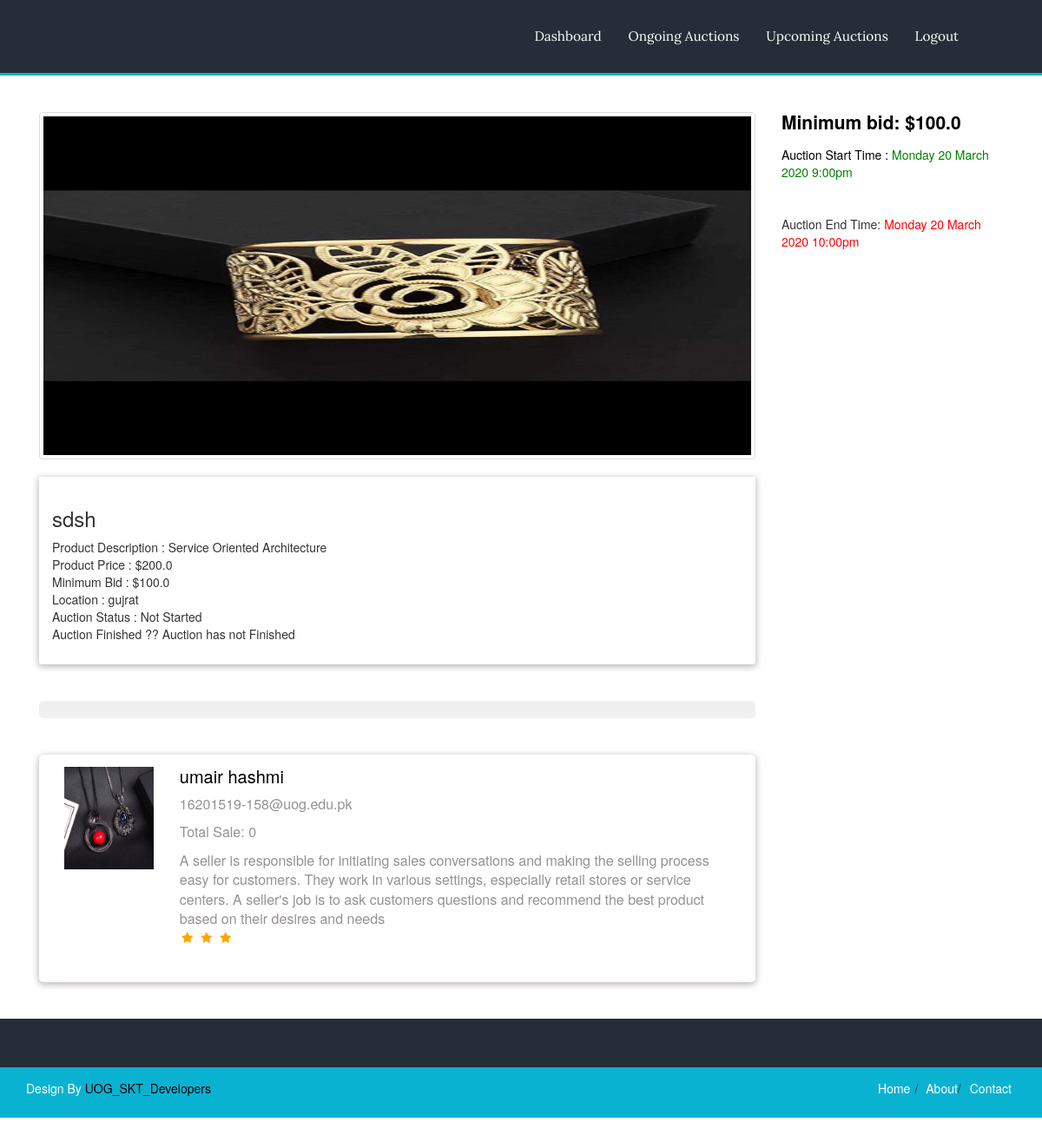
/ssfuldetail/16/ (signed in), run on the app's committed database.
### project/models.py (models this page shows, shortened)
class Product(models.Model):
    user = models.ForeignKey(User, on_delete=models.CASCADE)
    image = models.ImageField(null=True, blank=True)#Null False nahi krna
    prod_title=models.TextField()
    prod_description=models.TextField()
    prod_price=models.FloatField(default=0.0)
    minbid=models.FloatField(default=0.0)
    prod_category=models.CharField(max_length=15,default='House')
    tframe=models.IntegerField(default=24)
    prod_loc=models.TextField()
    prod_status=models.CharField(choices=prod_status,max_length=2,default="NS")
    prod_date=models.DateTimeField().auto_now
    auction_status=models.CharField(choices=AuctionStatus,max_length=2,default="NF")
    starttime=models.CharField(max_length=50,default="")
    endtime=models.CharField(max_length=50,default="")
    nofbidder=models.IntegerField(default=0)
    slug = models.SlugField(null=True, blank=True)  # new
    created_date = models.DateTimeField('date created', default=timezone.now)
    class Meta:
        get_latest_by = ['created_date']

class seller(models.Model):
    user=models.ForeignKey(User,on_delete=models.CASCADE)
    image=models.ImageField()
    Fname=models.CharField(max_length=20,blank=False)
    Lname=models.CharField(max_length=20,blank=True)
    CNIC=models.CharField(max_length=20,blank=False,unique=True)
    phone_no=models.CharField(max_length=20)
    city=models.CharField(max_length=15,default='N/A')
    address=models.CharField(max_length=75,blank=False)
    postal_code=models.CharField(max_length=7,blank=True)
    description=models.TextField(max_length=500,default="")
    created_date = models.DateTimeField('date created', default=timezone.now)

### project/views.py (the view)
# urls.py: path('ssfuldetail/<slug>/',views.ssfuldetail,name="ssfuldetail"),
@login_required
def ssfuldetail(request, slug):
    user = request.user
    obj = Product.objects.filter(slug=slug)
    userid = ''
    tsale = 0
    avgrating = 0.0
    for item in obj:
        userid = item.user_id
    uobj = seller.objects.filter(user_id=userid)
    uprod = Product.objects.filter(user_id=userid)
    for total in uprod:
        if (total.auction_status == 'F'):
            tsale = tsale + 1
    ratobj = Rating.objects.filter(user_id=userid)
    for rat in ratobj:
        avgrating = rat.rating
    param = {'param': obj,
             'user': uobj,
             'tsale': tsale,
             'avgrating': avgrating,
             }
    return render(request, 'Buyer/pages/ssfuldetail.html', param)

### templates/Buyer/pages/ssfuldetail.html (shortened to what this page needs)
<!DOCTYPE HTML>
<html>
<head>
    {% load static %}
<link href="{%static 'web/css/bootstrap.css' %}" rel="stylesheet" type="text/css" media="all">
<link href="{%static 'web/css/style.css' %}" rel="stylesheet" type="text/css" media="all"/>
<link rel="stylesheet" href="https://cdnjs.cloudflare.com/ajax/libs/font-awesome/4.7.0/css/font-awesome.min.css">
	<link href="//netdna.bootstrapcdn.com/bootstrap/3.0.0/css/bootstrap.min.css" rel="stylesheet" id="bootstrap-css">
</head>
<body>
<div class="header">
	<div class="container">
		<div class="header-main">
			<div class="logo">
			</div>
			<div class="head-right">
			  <div class="top-nav">
				<ul class="res">
					<li>
                    <a  href="/goprofile/">Dashboard</a></li>
					<li><a href="/BongoingAuctions/"> Ongoing Auctions    </a></li>
                    <li><a href="/BpendingAuctions/"> Upcoming Auctions   </a></li>
                    <li ><a  href="{% url 'logout' %}">Logout</a></li>
				</ul>
			 </div>
		</div>
		</div>
	</div>
</div>
<div class="blog">
	<div class="container">
		<div class="blog-main">
			<div class="col-md-9 blog-left">
				<div class="blog-grids">
					{% for item  in param %}
					<img src="{{item.image.url}}" class="thumbnail"   alt="">
					<div class="blog-detail">
						<h3>{{item.prod_title}}</h3>
                        <font>Product Description : {{item.prod_description}}</font><br>
							Product Price : ${{item.prod_price}}<br>
							Minimum Bid : ${{item.minbid}}<br>
							Location : {{item.prod_loc}}<br>
							{% if item.prod_status == 'S' %}
							Auction Status :<font color="green"> Started</font>
							{% else %}
							Auction Status : Not Started
							{% endif %}
							<br>
							{% if item.auction_status == 'F' %}
							Auction Finished ??<font color="green"> Auction has been Finished</font>
							{% else %}
							Auction Finished ?? Auction has not Finished
							{% endif %}
							<br>
						{% endfor %}
					</div>
					<div class="data-line">
			    	<ul>
			    		</ul>
			    </div>
			   <div class="single-commemts">
			   	<div class="col-md-2 user">
					{% for seller in user %}
							<a href="#"><img src="{{seller.image.url}}" width="100%" alt=""/></a>
						</div>
						<div class="col-md-10 user-comment">
							<a href="#"><h4>{{seller.Fname}} {{seller.Lname}}</h4></a>
							<p>{{seller.user.email}}</p>
							<p>Total Sale: {{tsale}}</p>
							<p>{{seller.description}}</p>
					 {% if avgrating > 0.0 and avgrating < 1.0 %}
                                            <i class="fa fa-fw fa-star-half checked" ></i>
                                        {% elif avgrating == 1.0 %}
                                        <i class="fa fa-fw fa-star checked"></i>
                                        {% elif avgrating > 1.0 and avgrating < 2.0 %}
                                        <i class="fa fa-fw fa-star checked"></i>
                                        <i class="fa fa-fw fa-star-half checked"></i>
                                        {% elif avgrating == 2.0 %}
                                        <i class="fa fa-fw fa-star checked"></i>
                                        <i class="fa fa-fw fa-star checked"></i>
                                        {% elif avgrating > 2.0 and avgrating < 3.0 %}
                                        <i class="fa fa-fw fa-star checked"></i>
                                        <i class="fa fa-fw fa-star checked"></i>
                                        <i class="fa fa-fw fa-star-half checked"></i>
                                        {% elif avgrating == 3.0 %}
                                        <i class="fa fa-fw fa-star checked"></i>
                                        <i class="fa fa-fw fa-star checked"></i>
                                        <i class="fa fa-fw fa-star checked"></i>
                                        {% elif avgrating > 3.0 and avgrating < 4.0 %}
                                        <i class="fa fa-fw fa-star checked"></i>
                                        <i class="fa fa-fw fa-star checked"></i>
                                        <i class="fa fa-fw fa-star checked"></i>
                                         <i class="fa fa-fw fa-star-half checked"></i>
                                        {% elif avgrating == 4.0 %}
                                        <i class="fa fa-fw fa-star checked"></i>
                                        <i class="fa fa-fw fa-star checked"></i>
                                        <i class="fa fa-fw fa-star checked"></i>
                                        <i class="fa fa-fw fa-star checked"></i>
                                        {% elif avgrating > 4.0 and avgrating < 5.0 %}
                                        <i class="fa fa-fw fa-star checked"></i>
                                        <i class="fa fa-fw fa-star checked"></i>
                                        <i class="fa fa-fw fa-star checked"></i>
                                        <i class="fa fa-fw fa-star checked"></i>
                                        <i class="fa fa-fw fa-star-half checked"></i>
                                        {% else %}
                                        <i class="fa fa-fw fa-star checked"></i>
                                        <i class="fa fa-fw fa-star checked"></i>
                                        <i class="fa fa-fw fa-star checked"></i>
                                        <i class="fa fa-fw fa-star checked"></i>
                                        <i class="fa fa-fw fa-star checked"></i>
                                        {% endif %}
						    <div class="user-bwn">
<br>
							</div>
							{% endfor %}
						</div>
                  <div class="clearfix"> </div>
			   </div>
				</div>
			</div>
			<div class="col-md-3 blog-right">
				<div class="blog-cate">
                    {% for item in param %}
				<h3>
                    <p class="auction-bid"><span class="auction-price current-bid" data-auction-id="2340" data-bid="6" data-status="running"><span class="current auction">Minimum bid:</span> <span class="woocommerce-Price-amount amount">${{item.minbid}}</span></span> </p></h3>
				<ul>
					<div class="summary entry-summary">
                        <p class="auction-condition"><font color="black">Auction Start Time :</font> <span class="curent-bid"><font color="green"> {{item.starttime}}</font></span></p>
						<p id="demo"></p> <br>
                        <p class="auction-bid"><span class="auction-price current-bid" data-auction-id="2340" data-bid="6" data-status="running"><span class="current auction">Auction End Time:</span> <span class="woocommerce-Price-amount amount"><font color="red">{{item.endtime}}</font></span></span> </p>
								<br> <br>
{% endfor %}
					</div>
				</ul>
			</div>
			</div>
		</div>
</div>
<div class="footer">
	<div class="container">
		<div class="footer-main">
		</div>
	</div>
	<div class="copyright">
	<div class="container">
		<div class="copy-main">
			<div class="copy-left">
				<p>Design By<a href="" target="-blank"> UOG_SKT_Developers</a></p>
			</div>
			<div class="copy-right">
				<ul>
					<li><a class="active" href="">Home</a></li>/
					<li><a href="/about/">About</a></l>/
					<li><a href="/contact/">Contact</a></li>
				</ul>
			</div>
		</div>
	</div>
</div>
</div>
</body>
</html>

### static/web/css/style.css (style rules this page uses)
h4, h5, h6, h1, h2, h3 { margin-top: 0; }
ul, ol { margin: 0; }
p { margin: 0; }
html, body { font-family: 'Lato', sans-serif; font-size: 100%; background:#fff; }
.header { background: #252e38; border-bottom: 3px solid #0ab2d2; }
.logo { float: left; width:50%; margin: 1.7em 0em 0em 0em; }
.head-right { float: right; width: 50%; }
.top-nav { float: left; }
.top-nav ul { padding:0px; list-style: none; }
.top-nav ul li { display: inline-block; float: left; }
.top-nav ul li a { font-size: 1.1em; font-weight: 400; color: #fff; text-decoration: none; padding: 2em 1em 2em 1em; font-family: 'Lora', serif; display:block; }
.thumbnail { border: none; padding: 0px; }
.footer { background: #252e38; }
.footer-main { padding: 2em 0em 2em 0em; }
.copy-left { float: left; }
.copy-right { float: right; }
.copy-right ul { padding: 0px; list-style:none; }
.copy-right ul li { display: inline-block; margin: 0px 5px 0px 5px; }
.copy-right ul li a { font-size: 1em; font-weight: 400; color: #fff; text-decoration: none; }
.copyright { background: #0ab2d2; padding: 1em 0em 1em 0em; }
.copy-left p { font-size: 1em; font-weight: 400; color: #fff; }
.copy-left p a { font-size: 1em; font-weight: 400; color:#000; }
.blog { padding: 3em 0em 2em 0em; }
.blog-cate ul { padding: 0px; list-style: none; }
.blog-cate h3 { font-size: 1.5em; font-weight: 600; color: #000; margin: 0px 0px 16px 0px; }
.blog-cate { margin: 0em 0em 2em 0em; }
.blog-grids { margin: 0em 0em 3em 0em; }
.blog-detail { padding: 15px; background: #fff; box-shadow: 0 2px 7px 1px rgba(144, 133, 133, 0.56); border-radius: 0px 0px 3px 3px; -webkit-border-radius: 0px 0px 3px 3px; -moz-border-radius: 0px 0px 3px 3px; -o-border-radius: 0px 0px 3px 3px; }
.single-commemts { background: #fff; padding: 14px; box-shadow: 0 2px 7px 1px rgba(144, 133, 133, 0.56); border-radius: 5px; -webkit-border-radius: 5px; -moz-border-radius: 5px; -o-border-radius: 5px; }
.user-comment a h4 { font-size: 20px; font-weight: 500; color: #000; margin: 0px 0px 10px 0px; }
.user-comment a { text-decoration:none; }
.user-comment p { font-size: 16px; font-weight: 500; color: #979191; line-height:1.4em; margin:10px 0px 0px 0px }
.user-bwn { margin: 4px 0px; text-align:right; }
.data-line { margin: 3em 0em 3em 0em; }
.data-line ul { list-style: none; padding: 10px 10px; border: none; background: rgba(204, 204, 204, 0.29); border-radius: 5px 5px 5px 5px; -webkit-border-radius: 5px 5px 5px 5px; -moz-border-radius: 5px 5px 5px 5px; -o-border-radius: 5px 5px 5px 5px; }

### templates/Buyer/pages/ssfuldetail.html (style rules this page uses)
.thumbnail { height:500px; width:100%; }
.thumbnail { height:400px; width:100%; }
.checked { color: orange; }

### data on the page
Product: image (picture), prod_title "sdsh", prod_description "Service Oriented Architecture", prod_price "200.0", minbid "100.0", prod_loc "gujrat", prod_status "Auction Status : Not Started", shows "Auction Finished ?? Auction has not Finished", starttime "Monday 20 March 2020 9:00pm", endtime "Monday 20 March 2020 10:00pm"
seller: image (picture), Fname "umair", Lname "hashmi", user.email "16201519-158@uog.edu.pk", tsale "0", description "A seller is responsible for initiating sales conversations and making the selling process easy for customers. They work in various settings, especially retail stores or service centers. A seller's job is to ask customers questions and recommend the best product based on their desires and needs"
